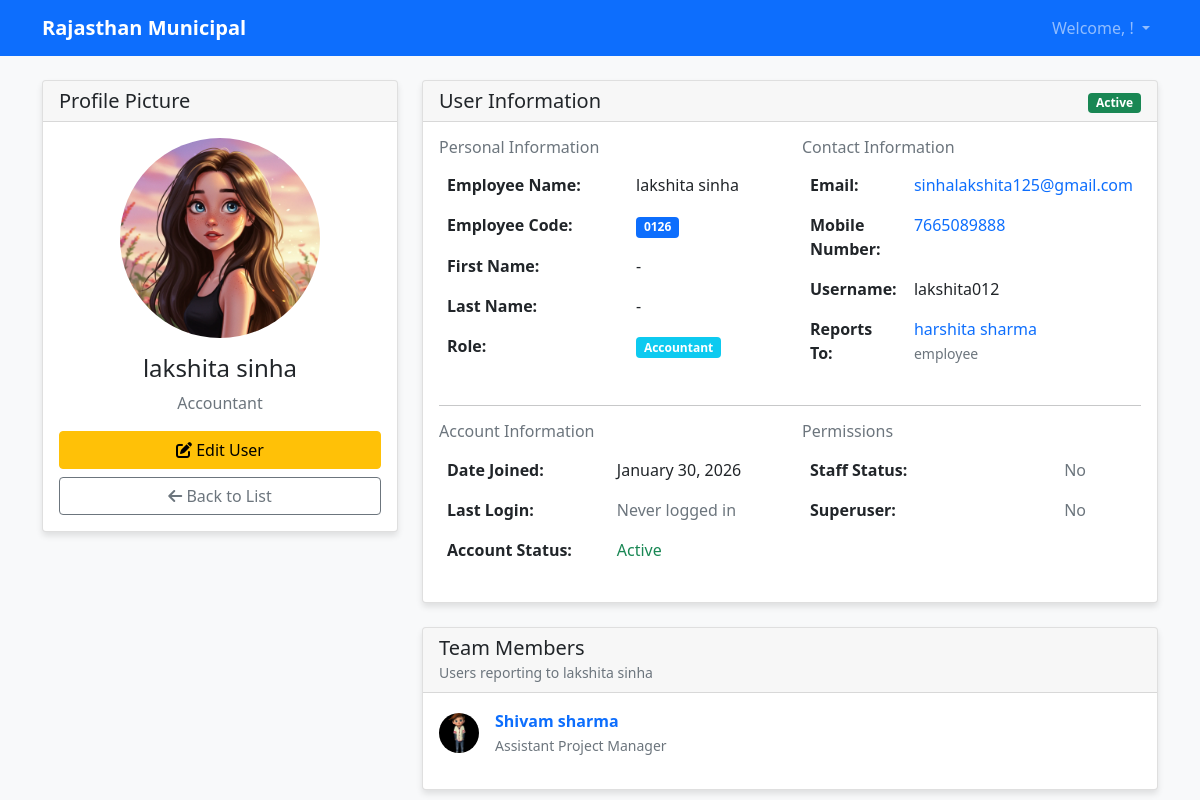
The page /users/3/ (signed in) on the database as committed earlier.
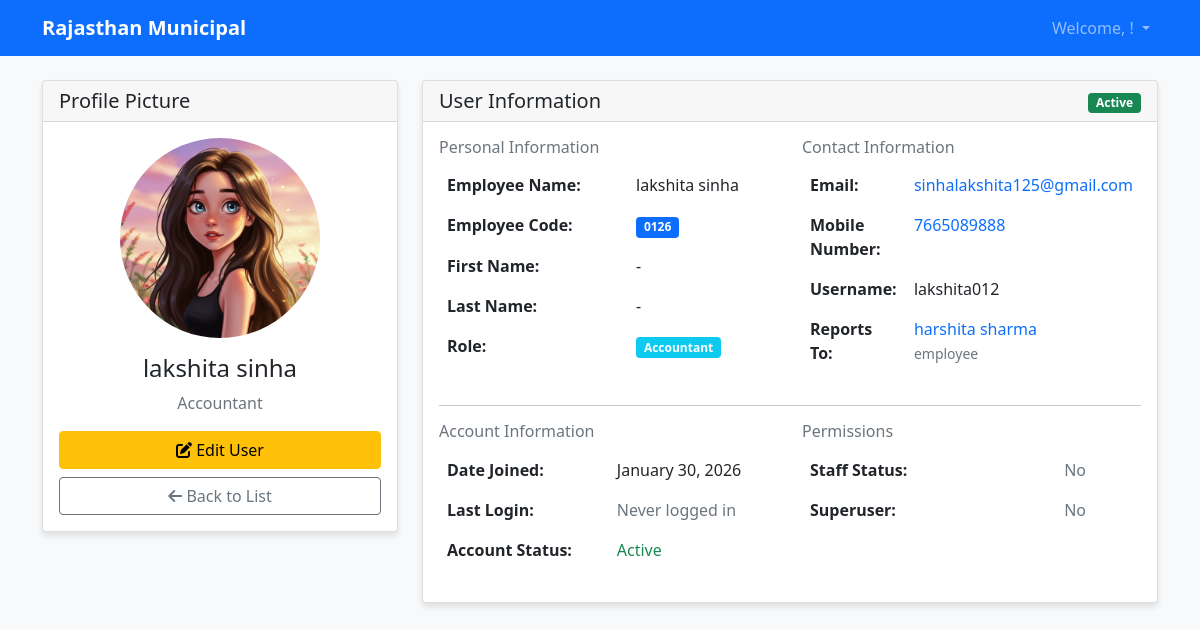
The same page on the database as committed later.
### users/models.py (models this page shows, shortened)
class CustomUser(AbstractUser):
    emp_name = models.CharField(max_length=100, verbose_name="Employee Name")
    emp_code = models.CharField(max_length=20, unique=True, verbose_name="Employee Code")
    mobile_no = models.CharField(max_length=15, verbose_name="Mobile Number")
    report_to = models.ForeignKey(
        'self',
        on_delete=models.SET_NULL,
        null=True,
        blank=True,
        verbose_name="Reports To"
    )
    image = models.ImageField(upload_to='user_images/', blank=True, null=True, verbose_name="Profile Image")
    ROLE_CHOICES = [
        ('assistant_project_manager', 'Assistant Project Manager'),
        ('circle_manager', 'Circle Manager'),
        ('team_leader', 'Team Leader'),
        ('back_office_head', 'Back Office Head'),
        ('back_office', 'Back Office'),
        ('accountant', 'Accountant'),
        ('flying_officer_sspl', 'Flying Officer SSPL'),
        ('revenue_officer', 'Revenue Officer'),
        ('zone_commissioner', 'Zone Commissioner'),
        ('revenue_inspector', 'Revenue Inspector'),
        ('surveyor', 'Surveyor'),
        ('tax_collector', 'Tax Collector'),
        ('tele_caller', 'Tele Caller'),
        ('mis', 'MIS'),
        ('counter', 'Counter'),
        ('commissioner', 'Commissioner'),
        ('oswal', 'Oswal'),
        ('ulb_admin', 'ULB Admin'),
        ('qr_installer', 'QR Installer'),
        ('dc_revenue_first', 'DC Revenue First'),
        ('ro_revenue_first', 'RO Revenue First'),
        ('testt', 'TESTT'),
    ]
    role = models.CharField(
        max_length=30,
        choices=ROLE_CHOICES,
        default='back_office',
        verbose_name="Role"
    )
    first_name = models.CharField(max_length=30, blank=False)
    last_name = models.CharField(max_length=30, blank=False)
    email = models.EmailField(unique=True, blank=False)
    class Meta:
        verbose_name = "User"
        verbose_name_plural = "Users"

### users/views.py (the view)
# urls.py: path('users/<int:user_id>/', views.user_detail_view, name='user_detail'),
def user_detail_view(request, user_id):
    if not request.user.is_authenticated:
        return redirect('login')
    try:
        user = CustomUser.objects.get(id=user_id)
    except CustomUser.DoesNotExist:
        messages.error(request, 'User not found.')
        return redirect('user_list')
    allowed_roles = ['commissioner', 'zone_commissioner', 'ulb_admin', 'assistant_project_manager', 'circle_manager']
    if request.user.role not in allowed_roles and not request.user.is_staff and request.user != user:
        messages.error(request, 'You do not have permission to view this user.')
        return redirect('dashboard')
    context = {
        'user_detail': user,
    }
    return render(request, 'users/user_detail.html', context)

### users/templates/users/user_detail.html (shortened to what the changed rows need)
{% extends 'users/base.html' %}
{% block content %}
<div class="row">
    <div class="col-md-4">
        <div class="card">
            <div class="card-body text-center">
                {% if user_detail.image %}
                    <img src="{{ user_detail.image.url }}" alt="Profile Image"
                         class="img-fluid rounded-circle mb-3" style="width: 200px; height: 200px; object-fit: cover;">
                {% else %}
                    <div class="bg-secondary rounded-circle d-inline-flex align-items-center justify-content-center mb-3"
                         style="width: 200px; height: 200px; font-size: 4rem; color: white;">
                        {{ user_detail.emp_name|first|upper }}
                    </div>
                {% endif %}
                <h4>{{ user_detail.emp_name }}</h4>
                <p class="text-muted">{{ user_detail.get_role_display }}</p>
                <div class="d-grid gap-2">
                    <a href="{% url 'user_update' user_detail.id %}" class="btn btn-warning">
                    </a>
                    <a href="{% url 'user_list' %}" class="btn btn-outline-secondary">
                    </a>
                </div>
            </div>
        </div>
    </div>
    <div class="col-md-8">
        <div class="card">
            <div class="card-body">
                <div class="row">
                    <div class="col-md-6">
                        <table class="table table-borderless">
                            <tr>
                                <td><strong>Employee Name:</strong></td>
                                <td>{{ user_detail.emp_name }}</td>
                            </tr>
                            <tr>
                                <td><span class="badge bg-primary">{{ user_detail.emp_code }}</span></td>
                            </tr>
                            <tr>
                                <td><strong>First Name:</strong></td>
                                <td>{{ user_detail.first_name|default:"-" }}</td>
                            </tr>
                            <tr>
                                <td><strong>Last Name:</strong></td>
                                <td>{{ user_detail.last_name|default:"-" }}</td>
                            </tr>
                            <tr>
                                <td><span class="badge bg-info">{{ user_detail.get_role_display }}</span></td>
                            </tr>
                        </table>
                    </div>
                    <div class="col-md-6">
                        <table class="table table-borderless">
                            <tr>
                                <td>
                                    <a href="mailto:{{ user_detail.email }}" class="text-decoration-none">
                                        {{ user_detail.email }}
                                    </a>
                                </td>
                            </tr>
                            <tr>
                                <td>
                                    <a href="tel:{{ user_detail.mobile_no }}" class="text-decoration-none">
                                        {{ user_detail.mobile_no }}
                                    </a>
                                </td>
                            </tr>
                            <tr>
                                <td><strong>Username:</strong></td>
                                <td>{{ user_detail.username }}</td>
                            </tr>
                            <tr>
                                <td>
                                    {% if user_detail.report_to %}
                                        <a href="{% url 'user_detail' user_detail.report_to.id %}" class="text-decoration-none">
                                            {{ user_detail.report_to.emp_name }}
                                        </a>
                                        <br><small class="text-muted">{{ user_detail.report_to.get_role_display }}</small>
                                    {% else %}
                                        <span class="text-muted">No reporting manager</span>
                                    {% endif %}
                                </td>
                            </tr>
                        </table>
                    </div>
                </div>
                <div class="row">
                    <div class="col-md-6">
                        <table class="table table-borderless">
                            <tr>
                                <td><strong>Date Joined:</strong></td>
                                <td>{{ user_detail.date_joined|date:"F d, Y" }}</td>
                            </tr>
                        </table>
                    </div>
                </div>
            </div>
        </div>
        {% if user_detail.customuser_set.all %}
        <div class="card mt-4">
            <div class="card-header">
                <h5 class="mb-0">Team Members</h5>
                <small class="text-muted">Users reporting to {{ user_detail.emp_name }}</small>
            </div>
            <div class="card-body">
                <div class="row">
                    {% for team_member in user_detail.customuser_set.all %}
                    <div class="col-md-6 mb-3">
                        <div class="d-flex align-items-center">
                            {% if team_member.image %}
                                <img src="{{ team_member.image.url }}" alt="Profile"
                                     class="rounded-circle me-3" style="width: 40px; height: 40px; object-fit: cover;">
                            {% else %}
                                <div class="bg-secondary rounded-circle me-3 d-flex align-items-center justify-content-center"
                                     style="width: 40px; height: 40px; font-size: 16px; color: white;">
                                    {{ team_member.emp_name|first|upper }}
                                </div>
                            {% endif %}
                            <div>
                                <div class="fw-bold">
                                    <a href="{% url 'user_detail' team_member.id %}" class="text-decoration-none">
                                        {{ team_member.emp_name }}
                                    </a>
                                </div>
                                <small class="text-muted">{{ team_member.get_role_display }}</small>
                            </div>
                        </div>
                    </div>
                    {% endfor %}
                </div>
            </div>
        </div>
        {% endif %}
    </div>
</div>
<link rel="stylesheet" href="https://cdnjs.cloudflare.com/ajax/libs/font-awesome/6.0.0/css/all.min.css">
{% endblock %}

Rows that differ between the two databases and show on the page:
removed CustomUser: image (picture), emp_name "Shivam sharma", role "Assistant Project Manager"
shown differently, row unchanged: CustomUser "lakshita sinha": emp_name "lakshita sinha" → (not shown)
Other text that changed with them:
text no longer shown: "Team Members Users reporting to"
